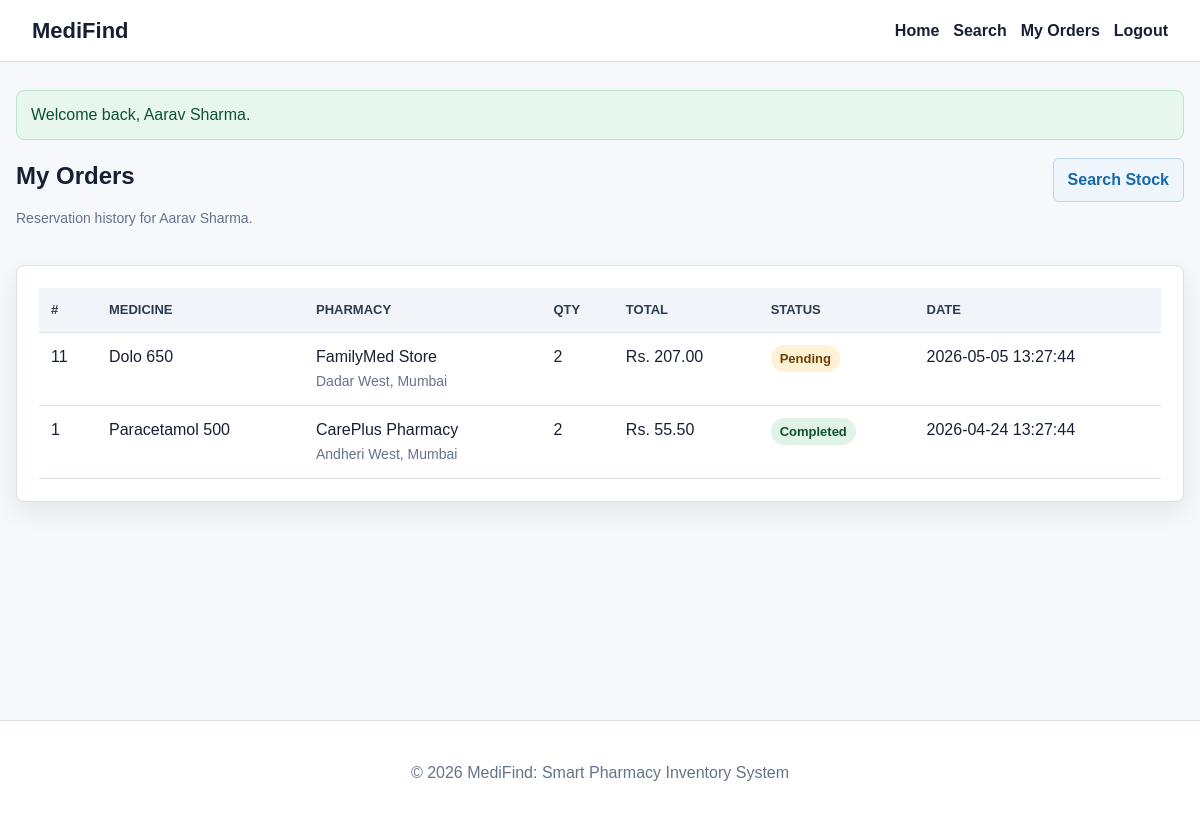
Screenshot of /user/orders.php (signed in) with the database file from the repository.
### tables this page shows
CREATE TABLE orders (
    id INT AUTO_INCREMENT PRIMARY KEY,
    user_id INT NOT NULL,
    pharmacy_id INT NOT NULL,
    medicine_id INT NOT NULL,
    quantity INT NOT NULL,
    unit_price DECIMAL(10, 2) NOT NULL,
    total_amount DECIMAL(10, 2) NOT NULL,
    status ENUM('pending', 'confirmed', 'completed', 'cancelled') NOT NULL DEFAULT 'pending',
    created_at TIMESTAMP DEFAULT CURRENT_TIMESTAMP,
    updated_at TIMESTAMP DEFAULT CURRENT_TIMESTAMP ON UPDATE CURRENT_TIMESTAMP,
    INDEX idx_orders_user (user_id),
    INDEX idx_orders_pharmacy (pharmacy_id),
    INDEX idx_orders_medicine (medicine_id),
    INDEX idx_orders_status (status),
    CONSTRAINT fk_orders_user
        FOREIGN KEY (user_id) REFERENCES users(id)
        ON UPDATE CASCADE
        ON DELETE RESTRICT,
    CONSTRAINT fk_orders_pharmacy
        FOREIGN KEY (pharmacy_id) REFERENCES pharmacies(id)
        ON UPDATE CASCADE
        ON DELETE RESTRICT,
    CONSTRAINT fk_orders_medicine
        FOREIGN KEY (medicine_id) REFERENCES medicines(id)
        ON UPDATE CASCADE
        ON DELETE RESTRICT
);

CREATE TABLE medicines (
    id INT AUTO_INCREMENT PRIMARY KEY,
    name VARCHAR(150) NOT NULL,
    generic_name VARCHAR(150) NOT NULL,
    brand VARCHAR(120) NOT NULL,
    category VARCHAR(100) NOT NULL,
    strength VARCHAR(60) NOT NULL,
    form VARCHAR(60) NOT NULL,
    description VARCHAR(255),
    requires_prescription TINYINT(1) NOT NULL DEFAULT 0,
    created_at TIMESTAMP DEFAULT CURRENT_TIMESTAMP,
    INDEX idx_medicines_name (name),
    INDEX idx_medicines_generic (generic_name),
    INDEX idx_medicines_category (category)
);

CREATE TABLE pharmacies (
    id INT AUTO_INCREMENT PRIMARY KEY,
    owner_name VARCHAR(100) NOT NULL,
    pharmacy_name VARCHAR(150) NOT NULL,
    email VARCHAR(150) NOT NULL UNIQUE,
    phone VARCHAR(20) NOT NULL,
    license_no VARCHAR(60) NOT NULL UNIQUE,
    address VARCHAR(255) NOT NULL,
    city VARCHAR(80) NOT NULL,
    area VARCHAR(80) NOT NULL,
    password VARCHAR(255) NOT NULL,
    status ENUM('active', 'inactive', 'suspended') NOT NULL DEFAULT 'active',
    created_at TIMESTAMP DEFAULT CURRENT_TIMESTAMP,
    INDEX idx_pharmacies_city_area (city, area),
    INDEX idx_pharmacies_status (status)
);

### includes/auth.php (called while the page is built, shortened)
<?php
require_once __DIR__ . '/functions.php';
function current_user_id(string $role): int
{
    return (int) ($_SESSION[$role . '_id'] ?? 0);
}
function current_user_name(string $role): string
{
    return (string) ($_SESSION[$role . '_name'] ?? 'User');
}

### user/orders.php (the view, shortened to what this page needs)
<?php
require_once __DIR__ . '/../includes/auth.php';
$userId = current_user_id('user');
$stmt = $conn->prepare(
    'SELECT
        o.id,
        o.quantity,
        o.unit_price,
        o.total_amount,
        o.status,
        o.created_at,
        m.name AS medicine_name,
        p.pharmacy_name,
        p.area,
        p.city
     FROM orders o
     INNER JOIN medicines m ON m.id = o.medicine_id
     INNER JOIN pharmacies p ON p.id = o.pharmacy_id
     WHERE o.user_id = ?
     ORDER BY o.created_at DESC'
);
$stmt->bind_param('i', $userId);
$stmt->execute();
$orders = $stmt->get_result()->fetch_all(MYSQLI_ASSOC);
require_once __DIR__ . '/../includes/header.php';
?>
<section class="section-heading">
    <div>
        <h1>My Orders</h1>
        <p class="muted">Reservation history for <?= e(current_user_name('user')); ?>.</p>
    </div>
    <a class="button secondary" href="<?= e(app_url('user/search.php')); ?>">Search Stock</a>
</section>
<section class="card">
    <?php if (!$orders): ?>
        <p>You have not placed any orders yet.</p>
    <?php else: ?>
        <div class="table-wrap">
            <table>
                <thead>
                    <tr>
                        <th>#</th>
                        <th>Medicine</th>
                        <th>Pharmacy</th>
                        <th>Qty</th>
                        <th>Total</th>
                        <th>Status</th>
                        <th>Date</th>
                    </tr>
                </thead>
                <tbody>
                    <?php foreach ($orders as $order): ?>
                        <tr>
                            <td><?= (int) $order['id']; ?></td>
                            <td><?= e($order['medicine_name']); ?></td>
                            <td><?= e($order['pharmacy_name']); ?><br><span class="muted"><?= e($order['area']); ?>, <?= e($order['city']); ?></span></td>
                            <td><?= (int) $order['quantity']; ?></td>
                            <td>Rs. <?= number_format((float) $order['total_amount'], 2); ?></td>
                            <td><?= order_status_badge($order['status']); ?></td>
                            <td><?= e($order['created_at']); ?></td>
                        </tr>
                    <?php endforeach; ?>
                </tbody>
            </table>
        </div>
    <?php endif; ?>
</section>
<?php require_once __DIR__ . '/../includes/footer.php'; ?>

### includes/functions.php (shortened to what this page needs)
<?php
function app_url(string $path = ''): string
{
    $path = ltrim($path, '/');
    return rtrim(APP_BASE, '/') . ($path === '' ? '/' : '/' . $path);
}
function e(?string $value): string
{
    return htmlspecialchars((string) $value, ENT_QUOTES, 'UTF-8');
}
function order_status_badge(string $status): string
{
    switch ($status) {
        case 'completed':
            $class = 'badge success';
            break;
        default:
            $class = 'badge warning';
            break;
    }
    return '<span class="' . $class . '">' . e(ucfirst($status)) . '</span>';
}

### css/style.css (style rules this page uses)
:root { --bg: #f6f8fb; --surface: #ffffff; --text: #172033; --muted: #65738a; --line: #d9e0ea; --primary: #1769aa; --primary-dark: #0f4f82; --success: #1f8a5b; --warning: #b26a00; --danger: #ba2f3a; --shadow: 0 10px 24px rgba(23, 32, 51, 0.08); }
* { box-sizing: border-box; }
body { margin: 0; background: var(--bg); color: var(--text); font-family: Arial, Helvetica, sans-serif; line-height: 1.5; }
a { color: var(--primary); text-decoration: none; }
.card, .search-panel, .stat-card { background: var(--surface); border: 1px solid var(--line); border-radius: 8px; box-shadow: var(--shadow); }
.card, .search-panel { padding: 22px; }
h1, h2 { margin: 0 0 12px; }
.muted { color: var(--muted); font-size: 14px; }
.section-heading { display: flex; align-items: flex-start; justify-content: space-between; gap: 20px; margin-bottom: 22px; }
button, .button { display: inline-flex; align-items: center; justify-content: center; min-height: 40px; padding: 9px 14px; color: #fff; background: var(--primary); border: 1px solid var(--primary); border-radius: 6px; cursor: pointer; font: inherit; font-weight: 700; text-decoration: none; }
.button.secondary { color: var(--primary); background: #eef6fc; border-color: #b9d7ee; }
.table-wrap { width: 100%; overflow-x: auto; }
table { width: 100%; border-collapse: collapse; min-width: 760px; }
th, td { padding: 12px; text-align: left; vertical-align: top; border-bottom: 1px solid var(--line); }
th { color: #2d3a50; background: #f1f5f9; font-size: 13px; text-transform: uppercase; }
.badge { display: inline-block; padding: 4px 9px; border-radius: 999px; color: #243044; background: #edf2f7; font-size: 13px; font-weight: 700; }
.badge.success { color: #0f5132; background: #dff3e8; }
.badge.warning { color: #6d3f00; background: #fff1d6; }

### rows the page displays
orders: id "11", medicine.name "Dolo 650", pharmacy.pharmacy_name "FamilyMed Store", pharmacy.area "Dadar West", pharmacy.city "Mumbai", quantity "2", total_amount "207.00", status "Pending", created_at "2026-05-05 13:27:44"
orders: id "1", medicine.name "Paracetamol 500", pharmacy.pharmacy_name "CarePlus Pharmacy", pharmacy.area "Andheri West", pharmacy.city "Mumbai", quantity "2", total_amount "55.50", status "Completed", created_at "2026-04-24 13:27:44"

### other values shown
$flash['message'] "Welcome back, Aarav Sharma."
current_user_name('user') "Aarav Sharma"
